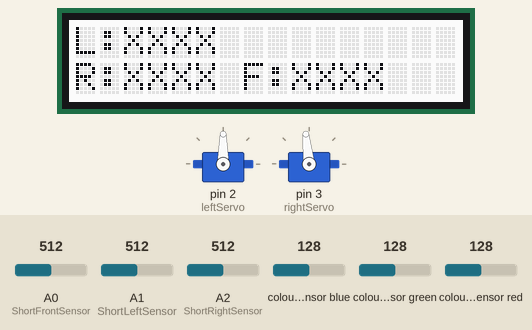
Simulated run of this sketch. Board: Arduino Uno, built with avr-gcc and run on an emulated ATmega328P. On the bench: 2 × servo, 16×2 character LCD. Wiring (inferred from the names in the program): TCS3200 colour sensor: output pin 8; S2 pin 6; S3 pin 7; S0 pin 4; S1 pin 5. Inputs (shaded band) come from the test bench; at power-on: A0 (ShortFrontSensor) = 512, A1 (ShortLeftSensor) = 512, A2 (ShortRightSensor) = 512, colour sensor blue 128, colour sensor green 128, colour sensor red 128.

Above: at 1.2 s.
1.3 s: A0 (ShortFrontSensor) set to 496
2.8 s: A0 (ShortFrontSensor) set to 471
At 4.1 s:
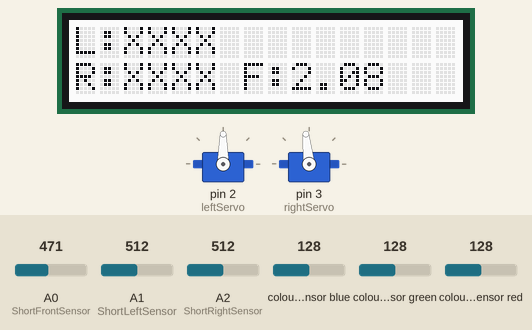
4.4 s: A1 (ShortLeftSensor) set to 473
At 5.4 s:
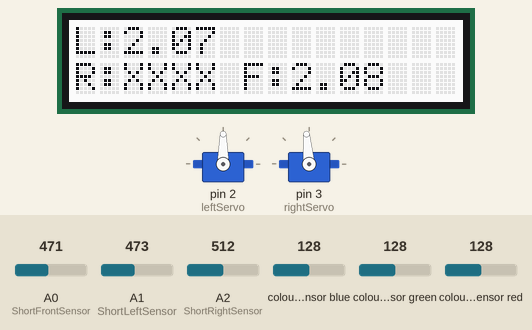
5.9 s: A0 (ShortFrontSensor) set to 112
At 6.7 s:
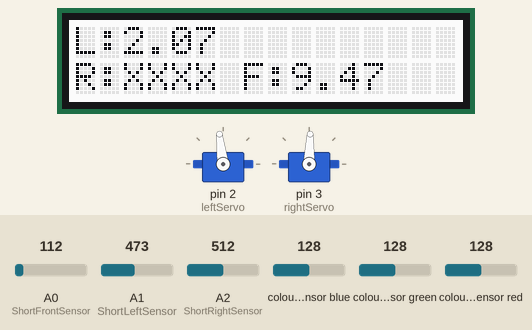
7.6 s: A0 (ShortFrontSensor) set to 101
At 8.9 s:
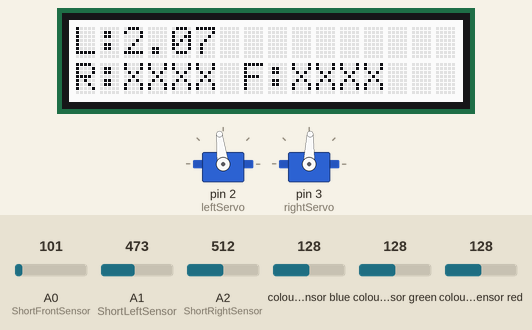
9.2 s: A2 (ShortRightSensor) set to 30
At 10.6 s:
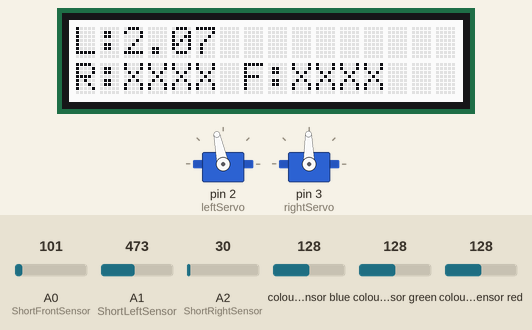
Timing chart, 0 to 12.7 s (numbered marks = the images above; inputs shaded):
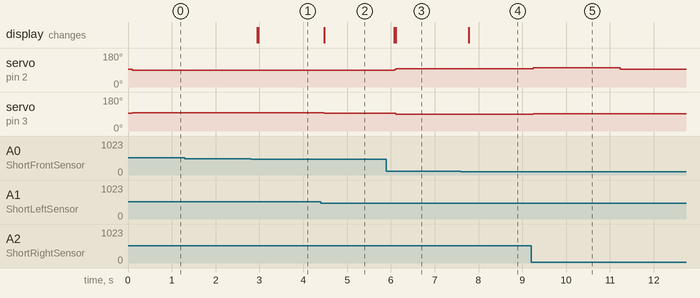

Measured:
- the behaviour switches between 489 and 488 on A0 (ShortFrontSensor) (found by bisection; images 0 and 1)
- the behaviour switches between 489 and 488 on A1 (ShortLeftSensor) (found by bisection; images 1 and 2)
- the behaviour switches between 107 and 106 on A0 (ShortFrontSensor) (found by bisection; images 3 and 4)
- after the input at 1.3 s, every drawn part: stays the same
- after the input at 2.8 s, the display: first changes after 0.15 s (image 1 shows a later state)
- after the input at 4.4 s, servo on pin 3 (rightServo): 96° → 95° after 0.08 s; the display: changes after 0.08 s (image 2)
- after the input at 5.9 s, servo on pin 2 (leftServo): 90° → 97° after 0.18 s; servo on pin 3 (rightServo): 95° → 88° after 0.18 s; the display: first changes after 0.18 s (image 3 shows a later state)
- after the input at 7.6 s, the display: changes after 0.18 s (image 4)
- after the input at 9.2 s, servo on pin 2 (leftServo): 97° → 102° after 0.05 s, → 95° 2.0 s later; servo on pin 3 (rightServo): 88° → 91° after 0.05 s

The sketch:

corridorNav.ino
```cpp
#include <RunningMedian.h>
#include <Servo.h>
#include <Adafruit_RGBLCDShield.h>

Adafruit_RGBLCDShield lcd = Adafruit_RGBLCDShield();

const int ShortFrontSensor = A0;
const int ShortLeftSensor = A1;
const int ShortRightSensor = A2;

RunningMedian frontSensorSamples = RunningMedian(10);
RunningMedian leftSensorSamples = RunningMedian(5);
RunningMedian rightSensorSamples = RunningMedian(5);

Servo leftServo;
Servo rightServo;

unsigned long timeElapsed;
uint8_t buttons;
long last;  //last time you switched operations
int state = 0;
unsigned long rightTurnThreshold = 2000;
unsigned long distanceThreshold = 2000;  //distance threshold for moving forward
int redColorCounter = 0;  //Counter to keep track of how many times robot crosses over red floor marker
int blueColorCounter = 0;  //Counter to keep track of how many times robot crosses over blue floor marker
int brownColorCounter = 0;  //Counter to keep track of how many times robot crosses over brown floor marker

float Pterm = 1.0;  //Kp Proportional Gain for closed loop feedback (Test values of 0.5, 1, 3, 5 and 20).
float desiredDistance = 5.0;  //r(t) = Desired distance to the goal.
float actualDistance; //y(t) = Distance from robot to goal. This is the actual distance value measured by the sensor.
float error;  //e(t) = r(t) - y(t); //desiredDistance minus actualDistance.
float controlSignal;  //u(t) = Kp*e(t) (control signal corresponding to robot velocity)
int outputControlSignalRight;  //ur(t) (right motor control signal corresponding to saturated robot velocity)
int outputControlSignalLeft;  //ur(t) (left motor control signal corresponding to saturated robot velocity)

float Pterm2 = 3.0;  //Kp Proportional Gain for closed loop feedback
float Iterm2 = 1.0;   //Ki
double desiredDistance2 = 3.0;  //r(t) = Desired distance to right wall
double actualDistance2; //y(t) = Actual distance to right wall
float error2;  //e(t) = r(t) - y(t); //desiredDistance minus actualDistance.
float error2Sum = 0.0;
double controlSignal2;  //u(t) = Kp*e(t) (control signal corresponding to robot velocity)
int outputControlSignalRight2;  //ur(t) (right motor control signal corresponding to saturated robot velocity)
int outputControlSignalLeft2;  //ur(t) (left motor control signal corresponding to saturated robot velocity)

float Pterm3 = 3.0;  //Kp Proportional Gain for closed loop feedback
float Iterm3 = 1.0;   //Ki
double desiredDistance3 = 3.0;  //r(t) = Desired distance to left wall
double actualDistance3; //y(t) = Actual distance to left wall
float error3;  //e(t) = r(t) - y(t); //desiredDistance minus actualDistance.
float error3Sum = 0.0;
double controlSignal3;  //u(t) = Kp*e(t) (control signal corresponding to robot velocity)
int outputControlSignalRight3;  //ur(t) (right motor control signal corresponding to saturated robot velocity)
int outputControlSignalLeft3;  //ur(t) (left motor control signal corresponding to saturated robot velocity)

bool turning = false;
bool forward = false;
bool action = false;

#define RED 0x1
#define YELLOW 0x3
#define GREEN 0x2
#define TEAL 0x6
#define BLUE 0x4
#define VIOLET 0x5
#define WHITE 0x7

// COLOR SENSOR
#define S0 4
#define S1 5
#define S2 6
#define S3 7
#define sensorOut 8

int fRed;
int fGreen;
int fBlue;

void switchState();
void moveForward();
void moveStop();
void moveRight();
void turnRight();
int saturationFunctionRight();
int saturationFunctionLeft();
float saturationFunctionDistance();


void setup() {
  Serial.begin(9600);
  leftServo.attach(2);
  rightServo.attach(3);
  moveStop();
  lcd.begin(16, 2);
  lcd.clear();
  lcd.setCursor(0, 0);

  lcd.setBacklight(WHITE);

  //SET COLOR SENSOR
  pinMode(S0, OUTPUT);
  pinMode(S1, OUTPUT);
  pinMode(S2, OUTPUT);
  pinMode(S3, OUTPUT);
  pinMode(sensorOut, INPUT);

  // Setting frequency-scaling to 20%
  digitalWrite(S0,HIGH);
  digitalWrite(S1,LOW);

}

void loop()
{
  timeElapsed = millis();
  buttons = lcd.readButtons();

  checkColor();

  switchColor();

  switchState();

  switch(state)
  {
    case 0: //Stop
      moveStop();
      break;
    case 1: //Move Right
      if (timeElapsed - last < rightTurnThreshold)
      {
        moveRight();
      }
      else
      {
        forward = true;
      }

      break;
    case 2: //Forward with proportional closed loop
      actualDistance = saturationFunctionDistance(calculateFrontDistance());
      actualDistance2 = saturationFunctionDistance(calculateRightDistance());
      actualDistance3 = saturationFunctionDistance(calculateLeftDistance());

      error = desiredDistance - actualDistance;
      controlSignal = Pterm*error;

      error2 = desiredDistance2 - actualDistance2;
      controlSignal2 = Pterm2*error2;

      error3 = desiredDistance3 - actualDistance3;
      controlSignal3 = Pterm3*error3;

      outputControlSignalRight = saturationFunctionRight(controlSignal);
      outputControlSignalLeft = saturationFunctionLeft(controlSignal);

      leftServo.writeMicroseconds(outputControlSignalLeft-controlSignal2+controlSignal3);
      rightServo.writeMicroseconds(outputControlSignalRight-controlSignal2+controlSignal3);

      break;
    case 3: //Forward open loop
      if (timeElapsed - last < distanceThreshold)
      {
        moveForward();
      }
      else
      {
        forward = false;
        turning = false;
        action = false;
        while (calculateRightDistance() >= 6.0)
        {}
      }
      break;

  }

}


void moveForward()
{
  leftServo.writeMicroseconds(1520);
  rightServo.writeMicroseconds(1480);
}


void moveStop()
{
  leftServo.writeMicroseconds(1500);
  rightServo.writeMicroseconds(1500);
}

void moveRight()  // Turn corner
{
  leftServo.writeMicroseconds(1600); //1600
  rightServo.writeMicroseconds(1478); //1458
}

void turnRight()  //90 degree right turn
{
  leftServo.writeMicroseconds(1530);
  rightServo.writeMicroseconds(1530);
}

void switchState()
{
  if (redColorCounter == 1 && blueColorCounter == 1 && brownColorCounter == 0)
  {
    state = 0;
  }
  else if ((turning == false) && (forward == false) && (calculateRightDistance() <= 10.0))
  {
    state = 2;  //Forward with closed loop proportional control
    last = timeElapsed;
  }

  else if ((turning == false) && (forward == false) && (calculateRightDistance() > 10.0))
  {
    state = 1;
    turning = true;
    last = timeElapsed;
  }

  else if ((forward == true) && (action == false))
  {
    state = 3;
    action = true;
    last = timeElapsed;
  }

}

double calculateRightDistance()
{
  //right sensor
  int sensorValue  = analogRead(ShortRightSensor);
  rightSensorSamples.add(sensorValue);
  long m = rightSensorSamples.getMedian();

  double voltage = m*(5.0/1023.0);
  double distance = 5.0146*pow(voltage, -1.055);

  lcd.setCursor(0,1);
  lcd.print("R:");
  lcd.setCursor(2,1);
  if (distance >= 2.0 && distance <= 10.0)
    lcd.print(distance);
  else
    lcd.print("XXXX");

    return distance;
}

double calculateFrontDistance()
{
  int sensorValue  = analogRead(ShortFrontSensor);
  frontSensorSamples.add(sensorValue);
  long m = frontSensorSamples.getMedian();

  double voltage = m*(5.0/1023.0);
  double distance = 5.0146*pow(voltage, -1.055);

  lcd.setCursor(7,1);
  lcd.print("F:");
  lcd.setCursor(9,1);
  if (distance >= 2.0 && distance <= 10.0)
    lcd.print(distance);
  else
    lcd.print("XXXX");

    return distance;

}

double calculateLeftDistance()
{
  int sensorValue  = analogRead(ShortLeftSensor);
  leftSensorSamples.add(sensorValue);
  long m = leftSensorSamples.getMedian();

  double voltage = m*(5.0/1023.0);
  double distance = 5.0146*pow(voltage, -1.055);

  lcd.setCursor(0,0);
  lcd.print("L:");
  lcd.setCursor(2,0);
  if (distance >= 2.0 && distance <= 10.0)
    lcd.print(distance);
  else
    lcd.print("XXXX");

    return distance;
}


int saturationFunctionRight(float ctrlSignal)
{
  int outputCtrlSignal;

  if (ctrlSignal >= -20.00 && ctrlSignal <= 20.00)
  {
    outputCtrlSignal = 10*ctrlSignal + 1500;
  }
  else if (ctrlSignal > 20.00)
  {
    outputCtrlSignal = 1700;
  }
  else if (ctrlSignal < -20.00)
  {
    outputCtrlSignal = 1300;
  }

  return outputCtrlSignal;
}

int saturationFunctionLeft(float ctrlSignal)
{
  int outputCtrlSignal;

  if (ctrlSignal >= -20.00 && ctrlSignal <= 20.00)
  {
    outputCtrlSignal = -10*ctrlSignal + 1500;
  }
  else if (ctrlSignal > 20.00)
  {
    outputCtrlSignal = 1300;
  }
  else if (ctrlSignal < -20.00)
  {
    outputCtrlSignal = 1700;
  }

  return outputCtrlSignal;
}

float saturationFunctionDistance(float goaldistance)
{
  if (goaldistance <= 10.0)
  {
    return goaldistance;
  }
  else
  {
    return 10.0;
  }
}

void checkColor()
{
  // Setting red filtered photodiodes to be read
  digitalWrite(S2,LOW);
  digitalWrite(S3,LOW);
  fRed = pulseIn(sensorOut, LOW);

  // Setting Green filtered photodiodes to be read
  digitalWrite(S2,HIGH);
  digitalWrite(S3,HIGH);
  fGreen = pulseIn(sensorOut, LOW);

  // Setting Blue filtered photodiodes to be read
  digitalWrite(S2,LOW);
  digitalWrite(S3,HIGH);
  fBlue = pulseIn(sensorOut, LOW);
}

bool isRed()
{
  if ((fRed > 10 && fRed < 15) && (fGreen > 55 && fGreen < 65) && (fBlue > 35 && fBlue < 45))
  {
    return true;
  }
  else
  {
    return false;
  }
}

bool isBlue()
{
  if ((fRed > 85 && fRed < 105) && (fGreen > 95 && fGreen < 115) && (fBlue > 50 && fBlue < 65))
  {
    return true;
  }
  else
  {
    return false;
  }
}

bool isBrown()
{
  if ((fRed > 40 && fRed < 60) && (fGreen > 80 && fGreen < 105) && (fBlue > 80 && fBlue < 105))
  {
    return true;
  }
  else
  {
    return false;
  }
}

void switchColor()
{
  if (isRed())
  {
    redColorCounter = 1;
    brownColorCounter = 0;
    lcd.setBacklight(RED);
  }

  if (isBlue())
  {
    blueColorCounter = 1;
    lcd.setBacklight(BLUE);
  }

  if (isBrown())
  {
    brownColorCounter = 1;
    lcd.setBacklight(YELLOW);
  }
}
```
